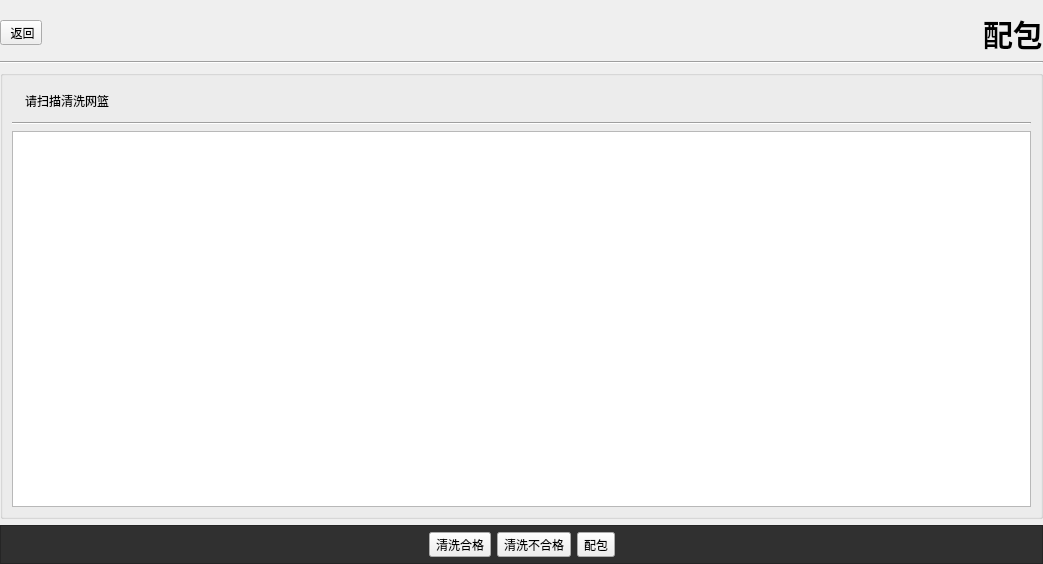
<?xml version="1.0" encoding="UTF-8"?>
<ui version="4.0">
 <class>WashCheckWidget</class>
 <widget class="QWidget" name="WashCheckWidget">
  <property name="geometry">
   <rect>
    <x>0</x>
    <y>0</y>
    <width>1043</width>
    <height>564</height>
   </rect>
  </property>
  <property name="windowTitle">
   <string>Form</string>
  </property>
  <property name="styleSheet">
   <string notr="true">
#titleLabel{
font: bold 30px;
}

#btnsFrame{
	background-color:#303030;
}
</string>
  </property>
  <layout class="QVBoxLayout" name="verticalLayout">
   <property name="leftMargin">
    <number>0</number>
   </property>
   <property name="topMargin">
    <number>11</number>
   </property>
   <property name="rightMargin">
    <number>0</number>
   </property>
   <property name="bottomMargin">
    <number>0</number>
   </property>
   <item>
    <layout class="QHBoxLayout" name="horizontalLayout_2">
     <item>
      <widget class="QToolButton" name="backButton">
       <property name="text">
        <string> 返回</string>
       </property>
       <property name="icon">
        <iconset resource="itrac.qrc">
         <normaloff>:/res/910001.png</normaloff>:/res/910001.png</iconset>
       </property>
       <property name="iconSize">
        <size>
         <width>200</width>
         <height>50</height>
        </size>
       </property>
       <property name="toolButtonStyle">
        <enum>Qt::ToolButtonTextBesideIcon</enum>
       </property>
      </widget>
     </item>
     <item>
      <spacer name="horizontalSpacer_4">
       <property name="orientation">
        <enum>Qt::Horizontal</enum>
       </property>
       <property name="sizeHint" stdset="0">
        <size>
         <width>40</width>
         <height>20</height>
        </size>
       </property>
      </spacer>
     </item>
     <item>
      <widget class="QLabel" name="titleLabel">
       <property name="text">
        <string>配包</string>
       </property>
      </widget>
     </item>
    </layout>
   </item>
   <item>
    <widget class="Line" name="line">
     <property name="orientation">
      <enum>Qt::Horizontal</enum>
     </property>
    </widget>
   </item>
   <item>
    <widget class="QGroupBox" name="groupBox">
     <property name="title">
      <string/>
     </property>
     <layout class="QVBoxLayout" name="verticalLayout_2">
      <item>
       <layout class="QHBoxLayout" name="horizontalLayout_4">
        <item>
         <widget class="QLabel" name="label_9">
          <property name="pixmap">
           <pixmap resource="itrac.qrc">:/res/uncheck-24.png</pixmap>
          </property>
         </widget>
        </item>
        <item>
         <widget class="QLabel" name="label_4">
          <property name="text">
           <string>请扫描清洗网篮</string>
          </property>
         </widget>
        </item>
        <item>
         <widget class="QLabel" name="plateIdLabel">
          <property name="text">
           <string/>
          </property>
         </widget>
        </item>
        <item>
         <spacer name="horizontalSpacer_3">
          <property name="orientation">
           <enum>Qt::Horizontal</enum>
          </property>
          <property name="sizeHint" stdset="0">
           <size>
            <width>698</width>
            <height>20</height>
           </size>
          </property>
         </spacer>
        </item>
        <item>
         <widget class="QToolButton" name="bcInputButton">
          <property name="toolTip">
           <string>手工输入条码</string>
          </property>
          <property name="icon">
           <iconset resource="itrac.qrc">
            <normaloff>:/res/edit.png</normaloff>:/res/edit.png</iconset>
          </property>
          <property name="iconSize">
           <size>
            <width>24</width>
            <height>24</height>
           </size>
          </property>
          <property name="toolButtonStyle">
           <enum>Qt::ToolButtonIconOnly</enum>
          </property>
          <property name="autoRaise">
           <bool>true</bool>
          </property>
         </widget>
        </item>
       </layout>
      </item>
      <item>
       <widget class="Line" name="line_2">
        <property name="orientation">
         <enum>Qt::Horizontal</enum>
        </property>
       </widget>
      </item>
      <item>
       <widget class="QTableView" name="pkgView"/>
      </item>
     </layout>
    </widget>
   </item>
   <item>
    <widget class="QFrame" name="btnsFrame">
     <property name="frameShape">
      <enum>QFrame::StyledPanel</enum>
     </property>
     <property name="frameShadow">
      <enum>QFrame::Raised</enum>
     </property>
     <layout class="QHBoxLayout" name="horizontalLayout">
      <property name="topMargin">
       <number>6</number>
      </property>
      <property name="bottomMargin">
       <number>6</number>
      </property>
      <item>
       <spacer name="horizontalSpacer">
        <property name="orientation">
         <enum>Qt::Horizontal</enum>
        </property>
        <property name="sizeHint" stdset="0">
         <size>
          <width>295</width>
          <height>20</height>
         </size>
        </property>
       </spacer>
      </item>
      <item>
       <widget class="QToolButton" name="okButton">
        <property name="text">
         <string>清洗合格</string>
        </property>
        <property name="icon">
         <iconset resource="itrac.qrc">
          <normaloff>:/res/qr.png</normaloff>:/res/qr.png</iconset>
        </property>
        <property name="iconSize">
         <size>
          <width>32</width>
          <height>32</height>
         </size>
        </property>
        <property name="toolButtonStyle">
         <enum>Qt::ToolButtonTextUnderIcon</enum>
        </property>
       </widget>
      </item>
      <item>
       <widget class="QToolButton" name="notOkButton">
        <property name="text">
         <string>清洗不合格</string>
        </property>
        <property name="icon">
         <iconset resource="itrac.qrc">
          <normaloff>:/res/qr.png</normaloff>:/res/qr.png</iconset>
        </property>
        <property name="iconSize">
         <size>
          <width>32</width>
          <height>32</height>
         </size>
        </property>
        <property name="toolButtonStyle">
         <enum>Qt::ToolButtonTextUnderIcon</enum>
        </property>
       </widget>
      </item>
      <item>
       <widget class="QToolButton" name="packButton">
        <property name="text">
         <string>配包</string>
        </property>
        <property name="icon">
         <iconset resource="itrac.qrc">
          <normaloff>:/res/qr.png</normaloff>:/res/qr.png</iconset>
        </property>
        <property name="iconSize">
         <size>
          <width>32</width>
          <height>32</height>
         </size>
        </property>
        <property name="toolButtonStyle">
         <enum>Qt::ToolButtonTextUnderIcon</enum>
        </property>
       </widget>
      </item>
      <item>
       <spacer name="horizontalSpacer_2">
        <property name="orientation">
         <enum>Qt::Horizontal</enum>
        </property>
        <property name="sizeHint" stdset="0">
         <size>
          <width>294</width>
          <height>20</height>
         </size>
        </property>
       </spacer>
      </item>
     </layout>
    </widget>
   </item>
  </layout>
 </widget>
 <resources>
  <include location="itrac.qrc"/>
  <include location="../../../../v10/src/app/intellitrac/itrac.qrc"/>
 </resources>
 <connections/>
</ui>
